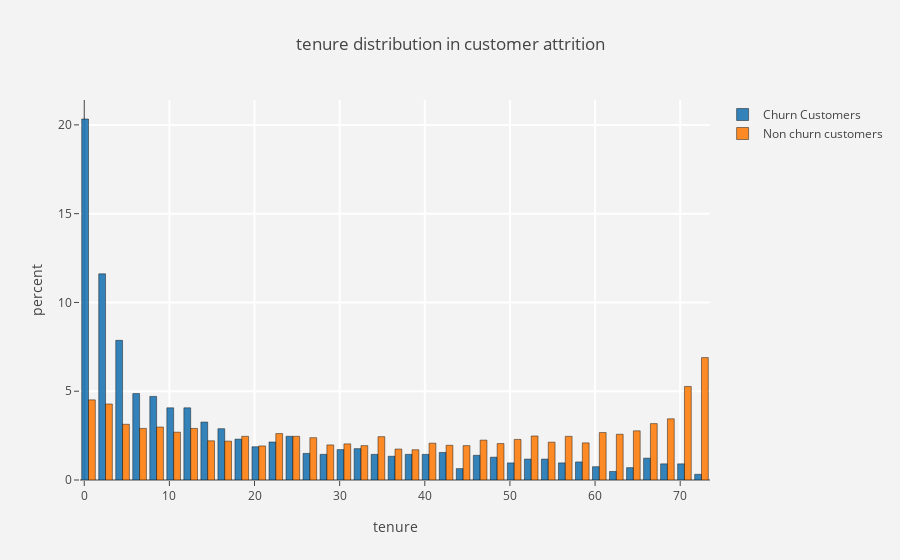
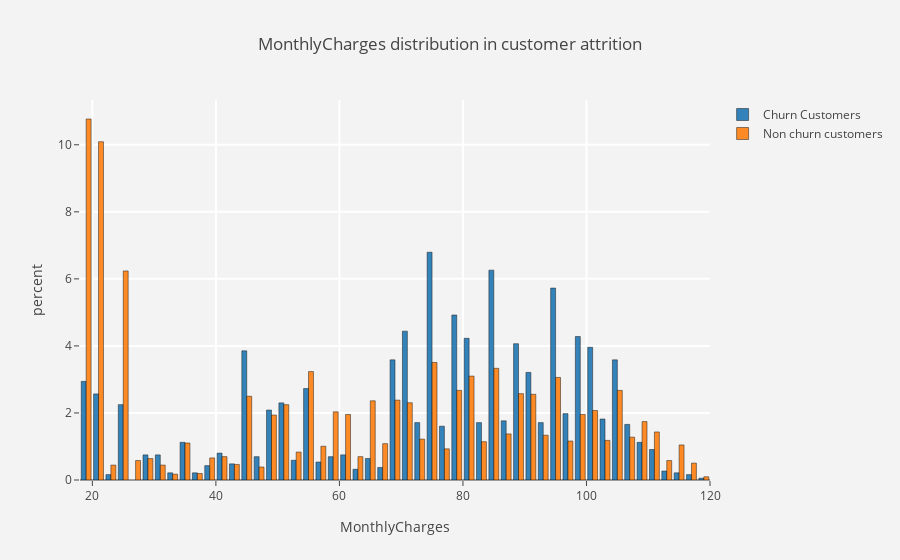
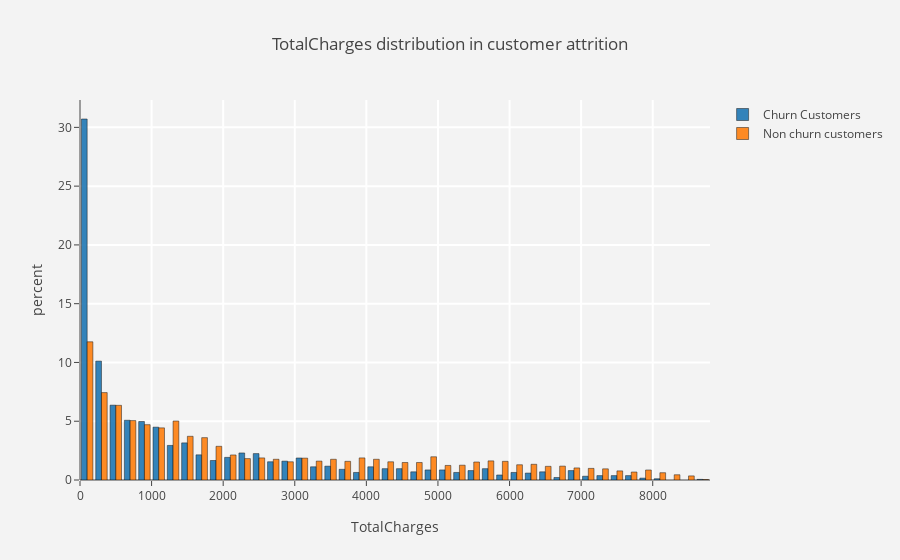

Here is the notebook cell these charts were saved with, in order:
### Markdown cell above
## 4) Plotting Histogram for Continuous Data

### Code cell
#function  for histogram for customer attrition types
def histogram(column) :
    trace1 = go.Histogram(x  = churn[column],
                          histnorm= "percent",
                          name = "Churn Customers",
                          marker = dict(line = dict(width = .5,
                                                    color = "black"
                                                    )
                                        ),
                         opacity = .9 
                         ) 
    
    trace2 = go.Histogram(x  = not_churn[column],
                          histnorm = "percent",
                          name = "Non churn customers",
                          marker = dict(line = dict(width = .5,
                                              color = "black"
                                             )
                                 ),
                          opacity = .9
                         )
    
    data = [trace1,trace2]
    layout = go.Layout(dict(title =column + " distribution in customer attrition ",
                            plot_bgcolor  = "rgb(243,243,243)",
                            paper_bgcolor = "rgb(243,243,243)",
                            xaxis = dict(gridcolor = 'rgb(255, 255, 255)',
                                             title = column,
                                             zerolinewidth=1,
                                             ticklen=5,
                                             gridwidth=2
                                            ),
                            yaxis = dict(gridcolor = 'rgb(255, 255, 255)',
                                             title = "percent",
                                             zerolinewidth=1,
                                             ticklen=5,
                                             gridwidth=2
                                            ),
                           )
                      )
    fig  = go.Figure(data=data,layout=layout)
    
    py.iplot(fig)
    
for i in num_cols :
    histogram(i)

### Figure 1 — Plotly figure (JSON) as saved in the notebook; plotly's stock layout.template omitted (floating-point values rounded to 4 significant figures; data arrays with more than 128 entries replaced by an {"elided": "..."} marker saying what was removed)
{"data": [{"histnorm": "percent", "marker": {"line": {"color": "black", "width": 0.5}}, "name": "Churn Customers", "opacity": 0.9, "type": "histogram", "uid": "aed30788-c84c-11e8-90e7-bc8385efaaa9", "x": {"elided": "1869 int values"}}, {"histnorm": "percent", "marker": {"line": {"color": "black", "width": 0.5}}, "name": "Non churn customers", "opacity": 0.9, "type": "histogram", "uid": "aed30789-c84c-11e8-812a-bc8385efaaa9", "x": {"elided": "5163 int values"}}], "layout": {"paper_bgcolor": "rgb(243,243,243)", "plot_bgcolor": "rgb(243,243,243)", "title": "tenure distribution in customer attrition ", "xaxis": {"gridcolor": "rgb(255, 255, 255)", "gridwidth": 2, "ticklen": 5, "title": "tenure", "zerolinewidth": 1}, "yaxis": {"gridcolor": "rgb(255, 255, 255)", "gridwidth": 2, "ticklen": 5, "title": "percent", "zerolinewidth": 1}}}

### Figure 2 — Plotly figure (JSON) as saved in the notebook; plotly's stock layout.template omitted (floating-point values rounded to 4 significant figures; data arrays with more than 128 entries replaced by an {"elided": "..."} marker saying what was removed)
{"data": [{"histnorm": "percent", "marker": {"line": {"color": "black", "width": 0.5}}, "name": "Churn Customers", "opacity": 0.9, "type": "histogram", "uid": "aee297e8-c84c-11e8-b4f4-bc8385efaaa9", "x": {"elided": "1869 float values"}}, {"histnorm": "percent", "marker": {"line": {"color": "black", "width": 0.5}}, "name": "Non churn customers", "opacity": 0.9, "type": "histogram", "uid": "aee297e9-c84c-11e8-8809-bc8385efaaa9", "x": {"elided": "5163 float values"}}], "layout": {"paper_bgcolor": "rgb(243,243,243)", "plot_bgcolor": "rgb(243,243,243)", "title": "MonthlyCharges distribution in customer attrition ", "xaxis": {"gridcolor": "rgb(255, 255, 255)", "gridwidth": 2, "ticklen": 5, "title": "MonthlyCharges", "zerolinewidth": 1}, "yaxis": {"gridcolor": "rgb(255, 255, 255)", "gridwidth": 2, "ticklen": 5, "title": "percent", "zerolinewidth": 1}}}

### Figure 3 — Plotly figure (JSON) as saved in the notebook; plotly's stock layout.template omitted (floating-point values rounded to 4 significant figures; data arrays with more than 128 entries replaced by an {"elided": "..."} marker saying what was removed)
{"data": [{"histnorm": "percent", "marker": {"line": {"color": "black", "width": 0.5}}, "name": "Churn Customers", "opacity": 0.9, "type": "histogram", "uid": "aef7fdee-c84c-11e8-a1aa-bc8385efaaa9", "x": {"elided": "1869 float values"}}, {"histnorm": "percent", "marker": {"line": {"color": "black", "width": 0.5}}, "name": "Non churn customers", "opacity": 0.9, "type": "histogram", "uid": "aef7fdef-c84c-11e8-a8cf-bc8385efaaa9", "x": {"elided": "5163 float values"}}], "layout": {"paper_bgcolor": "rgb(243,243,243)", "plot_bgcolor": "rgb(243,243,243)", "title": "TotalCharges distribution in customer attrition ", "xaxis": {"gridcolor": "rgb(255, 255, 255)", "gridwidth": 2, "ticklen": 5, "title": "TotalCharges", "zerolinewidth": 1}, "yaxis": {"gridcolor": "rgb(255, 255, 255)", "gridwidth": 2, "ticklen": 5, "title": "percent", "zerolinewidth": 1}}}
